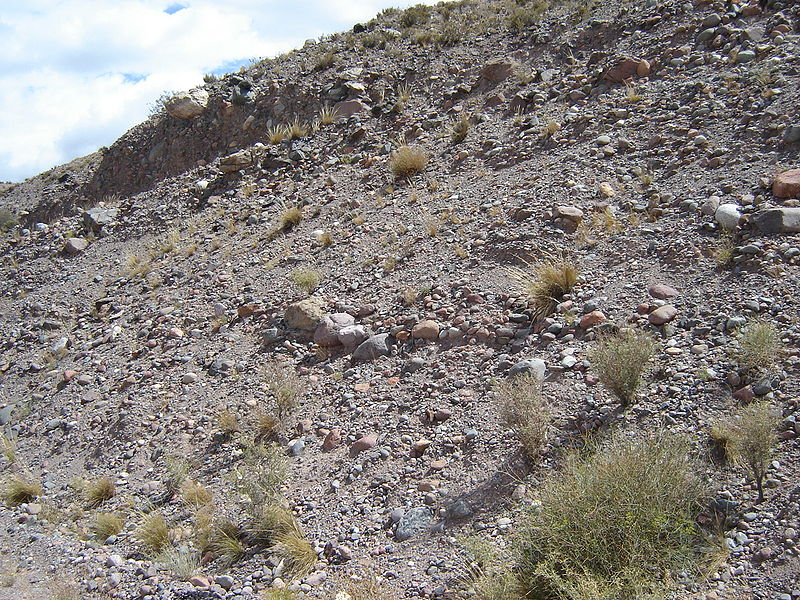
#> input picture data/soil/Dataset/Train/Alluvial soil/Alluvial-soil-distribution-in-India.jpg, 800 x 600 px
$ python -i train_image_model.py   (imports and definitions only)   (older library calls are emulated)
#> lines starting #> are read from the running program, lines starting #| are printed output that depends on the picture
"""
Image-Based Crop and Soil Classification Model Training

This script trains a scikit-learn model for crop and soil classification
using the image datasets provided in the imagedatasets1.xlsx file.
"""

import os
import pandas as pd
import numpy as np
import sys
import subprocess

# Install required packages
try:
    import psutil
except ImportError:
    print("Installing psutil package...")
    subprocess.check_call([sys.executable, "-m", "pip", "install", "psutil"])
    import psutil

from sklearn.model_selection import train_test_split, GridSearchCV
from sklearn.ensemble import RandomForestClassifier, GradientBoostingClassifier
from sklearn.svm import SVC
from sklearn.preprocessing import LabelEncoder, StandardScaler
from sklearn.metrics import classification_report, accuracy_score, confusion_matrix
from sklearn.pipeline import Pipeline
from sklearn.decomposition import PCA
from sklearn.feature_selection import SelectKBest, f_classif
import joblib
import cv2
from skimage.feature import local_binary_pattern, graycomatrix, graycoprops
import gc
import traceback

# Get the absolute path to the project root
SCRIPT_DIR = os.path.dirname(os.path.abspath(__file__))
PROJECT_ROOT = os.path.dirname(SCRIPT_DIR)

# Configuration with absolute paths
IMAGE_DATA_PATH = os.path.join(PROJECT_ROOT, 'data', 'imagedatasets1.xlsx')
SOIL_IMAGE_DIR = os.path.join(PROJECT_ROOT, 'data', 'soil')  # Assuming extracted from soil.zip
MODEL_SAVE_PATH = os.path.join(PROJECT_ROOT, 'src', 'models', 'image_classifier_model.pkl')
SOIL_PARAMS_MODEL_PATH = os.path.join(PROJECT_ROOT, 'src', 'models', 'soil_params_model.pkl')
IMAGE_SIZE = (224, 224)

# [27 lines left out: function load_data, not called in this run]

def extract_texture_features(img):
    """
    Extract texture features using Local Binary Patterns and GLCM
    """
    # Convert to grayscale
    if len(img.shape) > 2:
        gray = cv2.cvtColor(img, cv2.COLOR_BGR2GRAY)
    else:
        gray = img

    # Local Binary Pattern features
    radius = 3
    n_points = 8 * radius
    lbp = local_binary_pattern(gray, n_points, radius, method='uniform')
    lbp_hist, _ = np.histogram(lbp.ravel(), bins=n_points + 2, range=(0, n_points + 2), density=True)

    # GLCM features (Gray Level Co-occurrence Matrix)
    distances = [1, 3, 5]
    angles = [0, np.pi/4, np.pi/2, 3*np.pi/4]
    glcm = graycomatrix(gray, distances=distances, angles=angles,
                         levels=256, symmetric=True, normed=True)

    # Calculate GLCM properties
    contrast = graycoprops(glcm, 'contrast').flatten()
    dissimilarity = graycoprops(glcm, 'dissimilarity').flatten()
    homogeneity = graycoprops(glcm, 'homogeneity').flatten()
    energy = graycoprops(glcm, 'energy').flatten()
    correlation = graycoprops(glcm, 'correlation').flatten()

    # Combine all texture features
    texture_features = np.hstack([lbp_hist, contrast, dissimilarity, homogeneity, energy, correlation])

    return texture_features

def extract_color_features(img):
    """
    Extract color-based features from an image
    """
    # Color histograms for each channel
    hist_features = []
    for i in range(3):  # For each channel (BGR)
        hist = cv2.calcHist([img], [i], None, [32], [0, 256])
        hist = cv2.normalize(hist, hist).flatten()
        hist_features.extend(hist)

    # Color statistics
    mean_vals = np.mean(img, axis=(0, 1))
    std_vals = np.std(img, axis=(0, 1))
    median_vals = np.median(img, axis=(0, 1))

    # Calculate color moments
    moments = []
    for i in range(3):
        channel = img[:,:,i]
        moments.append(np.mean(channel))  # 1st moment - mean
        moments.append(np.std(channel))   # 2nd moment - standard deviation
        # 3rd moment - skewness
        moments.append(np.mean(np.power(channel - moments[-2], 3)))

    # RGB ratios
    if np.mean(img[:,:,0]) > 0 and np.mean(img[:,:,1]) > 0:
        rg_ratio = np.mean(img[:,:,2]) / np.mean(img[:,:,1])
        rb_ratio = np.mean(img[:,:,2]) / np.mean(img[:,:,0])
        gb_ratio = np.mean(img[:,:,1]) / np.mean(img[:,:,0])
    else:
        rg_ratio = rb_ratio = gb_ratio = 1.0

    # Combine all color features
    color_features = np.concatenate([hist_features, mean_vals, std_vals, median_vals, moments, [rg_ratio, rb_ratio, gb_ratio]])

    return color_features

def extract_edge_features(img):
    """
    Extract edge and gradient-based features
    """
    # Convert to grayscale
    if len(img.shape) > 2:
        gray = cv2.cvtColor(img, cv2.COLOR_BGR2GRAY)
    else:
        gray = img

    # Compute gradients using Sobel
    sobelx = cv2.Sobel(gray, cv2.CV_64F, 1, 0, ksize=3)
    sobely = cv2.Sobel(gray, cv2.CV_64F, 0, 1, ksize=3)

    # Calculate gradient magnitude and direction
    magnitude = np.sqrt(sobelx**2 + sobely**2)
    direction = np.arctan2(sobely, sobelx)

    # Create histogram of gradient directions
    hist_edges, _ = np.histogram(direction, bins=32, range=(-np.pi, np.pi), density=True)

    # Calculate statistics on magnitude
    edge_mean = np.mean(magnitude)
    edge_std = np.std(magnitude)
    edge_median = np.median(magnitude)
    edge_min = np.min(magnitude)
    edge_max = np.max(magnitude)

    # Canny edge detection
    edges = cv2.Canny(gray, 100, 200)
    edge_pixel_count = np.sum(edges > 0) / float(edges.size)

    # Combine edge features
    edge_features = np.array([edge_mean, edge_std, edge_median, edge_min, edge_max, edge_pixel_count])
    edge_features = np.concatenate([edge_features, hist_edges])

    return edge_features

def extract_features(image_path):
    """
    Extract comprehensive features from an image using OpenCV
    """
    try:
        # Read image
        img = cv2.imread(image_path)
#> img is the input picture: shape (600, 800, 3); mean B, G, R 124, 128, 133.7
        if img is None:
            print(f"Failed to read image: {image_path}")
            return None

        # Resize image
        img = cv2.resize(img, IMAGE_SIZE)
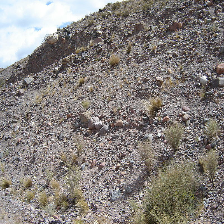
#> img: shape (224, 224, 3); mean B, G, R 123.9, 127.9, 133.7

        try:
            # Extract different types of features
            color_features = extract_color_features(img)
#> after the loop in extract_color_features, `for i in range(3):`: hist_features = 96 values, max 0.353 at index 31, min 0.000492 at index 64, mean 0.152
#> in extract_color_features, `mean_vals = np.mean(img, axis=(0, 1))`: mean_vals = [123.9, 127.9, 133.7]
#> in extract_color_features, `std_vals = np.std(img, axis=(0, 1))`: std_vals = [59.25, 57.23, 54.39]
#> in extract_color_features, `median_vals = np.median(img, axis=(0, 1))`: median_vals = [117, 124, 131]
#> after the loop in extract_color_features, `for i in range(3):`: moments = [123.9, 59.25, 121756.9, 127.9, 57.23, 79395.7, 133.7, 54.39, 44142.5]
#> in extract_color_features, `rg_ratio = np.mean(img[:,:,2]) / np.mean(img[:,:,1])`: rg_ratio = 1.04
#> in extract_color_features, `rb_ratio = np.mean(img[:,:,2]) / np.mean(img[:,:,0])`: rb_ratio = 1.08
#> in extract_color_features, `gb_ratio = np.mean(img[:,:,1]) / np.mean(img[:,:,0])`: gb_ratio = 1.03
#> in extract_color_features, `color_features = np.concatenate([hist_features, mean_vals, std_vals, m..`: color_features = 117 values, max 121756.9 at index 107, min 0.000492 at index 64, mean 2109.4
            texture_features = extract_texture_features(img)
#> in extract_texture_features, `lbp = local_binary_pattern(gray, n_points, radius, method='uniform')`:
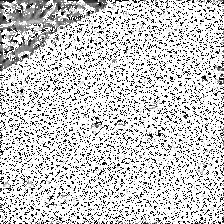
#> lbp: shape (224, 224) float64; min 0, max 25, mean 19.9; drawn with min black and max white
#> in extract_texture_features, `lbp_hist, _ = np.histogram(lbp.ravel(), bins=n_points + 2, range=(0, n..`: lbp_hist = 26 values, max 0.606 at index 25, min 0.00339 at index 7, mean 0.0385
#> in extract_texture_features, `angles = [0, np.pi/4, np.pi/2, 3*np.pi/4]`: angles = [0, 0.785, 1.57, 2.36]
#> in extract_texture_features, `contrast = graycoprops(glcm, 'contrast').flatten()`: contrast = [2630.9, 3053.7, 2990.2, 2979.6, 3298.3, 3416.5, 3445.2, 3300.3, 3512.7, 3820.7, 3713.2, 3523.1]
#> in extract_texture_features, `dissimilarity = graycoprops(glcm, 'dissimilarity').flatten()`: dissimilarity = [37.32, 41.1, 40.02, 40.25, 43.1, 44.33, 44.44, 43.23, 44.99, 47.71, 46.85, 45.34]
#> in extract_texture_features, `homogeneity = graycoprops(glcm, 'homogeneity').flatten()`: homogeneity = [0.0648, 0.0507, 0.0574, 0.0529, 0.044, 0.04, 0.0377, 0.0418, 0.0372, 0.0306, 0.0307, 0.033]
#> in extract_texture_features, `energy = graycoprops(glcm, 'energy').flatten()`: energy = [0.00901, 0.00814, 0.00868, 0.00833, 0.00769, 0.00741, 0.00734, 0.00759, 0.00728, 0.00692, 0.00695, 0.00709]
#> in extract_texture_features, `correlation = graycoprops(glcm, 'correlation').flatten()`: correlation = [0.586, 0.518, 0.528, 0.529, 0.48, 0.458, 0.453, 0.477, 0.445, 0.39, 0.408, 0.438]
#> in extract_texture_features, `texture_features = np.hstack([lbp_hist, contrast, dissimilarity, homog..`: texture_features = 86 values, max 3820.7 at index 35, min 0.00339 at index 7, mean 467.6
            edge_features = extract_edge_features(img)
#> in extract_edge_features, `sobelx = cv2.Sobel(gray, cv2.CV_64F, 1, 0, ksize=3)`:
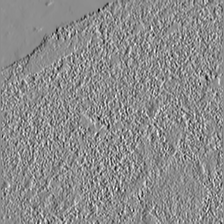
#> sobelx: shape (224, 224) float64; min -735, max 595, mean -2.3; drawn with min black and max white
#> in extract_edge_features, `sobely = cv2.Sobel(gray, cv2.CV_64F, 0, 1, ksize=3)`:
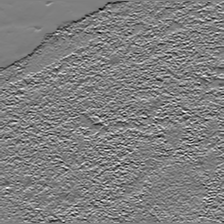
#> sobely: shape (224, 224) float64; min -754, max 755, mean -1.6; drawn with min black and max white
#> in extract_edge_features, `magnitude = np.sqrt(sobelx**2 + sobely**2)`:
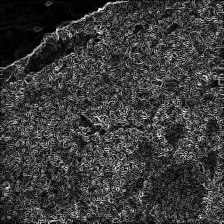
#> magnitude: shape (224, 224) float64; min 0, max 762, mean 176.8; drawn with min black and max white
#> in extract_edge_features, `direction = np.arctan2(sobely, sobelx)`:
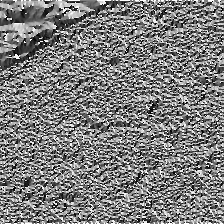
#> direction: shape (224, 224) float64; min -3.14, max 3.14, mean -0.0437; drawn with min black and max white
#> in extract_edge_features, `hist_edges, _ = np.histogram(direction, bins=32, range=(-np.pi, np.pi)..`: hist_edges = 32 values, max 0.206 at index 24, min 0.13 at index 29, mean 0.159
#> in extract_edge_features, `edge_mean = np.mean(magnitude)`: edge_mean = 176.8
#> in extract_edge_features, `edge_std = np.std(magnitude)`: edge_std = 118.3
#> in extract_edge_features, `edge_median = np.median(magnitude)`: edge_median = 158.9
#> in extract_edge_features, `edge_min = np.min(magnitude)`: edge_min = 0
#> in extract_edge_features, `edge_max = np.max(magnitude)`: edge_max = 762
#> in extract_edge_features, `edges = cv2.Canny(gray, 100, 200)`:
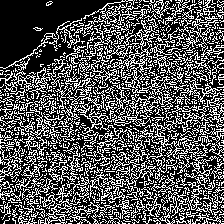
#> edges: shape (224, 224); 33.3% white in thin lines or dots
#> in extract_edge_features, `edge_pixel_count = np.sum(edges > 0) / float(edges.size)`: edge_pixel_count = 0.333
#> in extract_edge_features, `edge_features = np.array([edge_mean, edge_std, edge_median, edge_min, ..`: edge_features = [176.8, 118.3, 158.9, 0, 762, 0.333]
#> in extract_edge_features, `edge_features = np.concatenate([edge_features, hist_edges])`: edge_features = 38 values, max 762 at index 4, min 0 at index 3, mean 32.14

            # Combine all features
            features = np.concatenate([color_features, texture_features, edge_features])
#> features = 241 values, max 121756.9 at index 107, min 0 at index 206, mean 1196
        except MemoryError:
            # Fallback to reduced feature set if memory error occurs
            print(f"Memory error during feature extraction for {image_path}. Using reduced feature set.")
            # Use only color features as a fallback
            color_features = extract_color_features(img)
            # Use smaller histogram bins
            gray = cv2.cvtColor(img, cv2.COLOR_BGR2GRAY)
            hist = cv2.calcHist([gray], [0], None, [16], [0, 256])
            hist = cv2.normalize(hist, hist).flatten()
            # Basic statistics
            mean_val = np.mean(img)
            std_val = np.std(img)
            features = np.concatenate([color_features[:50], hist, [mean_val, std_val]])

        # Free memory
        del img, color_features, texture_features, edge_features
        gc.collect()

        return features

    except Exception as e:
        print(f"Error extracting features from {image_path}: {e}")
        print(traceback.format_exc())
        return None

# [537 lines left out: functions extract_features_from_image, preprocess_data, create_soil_param_models, build_model, train_model, evaluate_model and 2 more, not called in this run]

# [2 lines not run here, left out]

>>> result = extract_features('../data/soil/Dataset/Train/Alluvial soil/Alluvial-soil-distribution-in-India.jpg')
#> result has the same summary as features in extract_features
